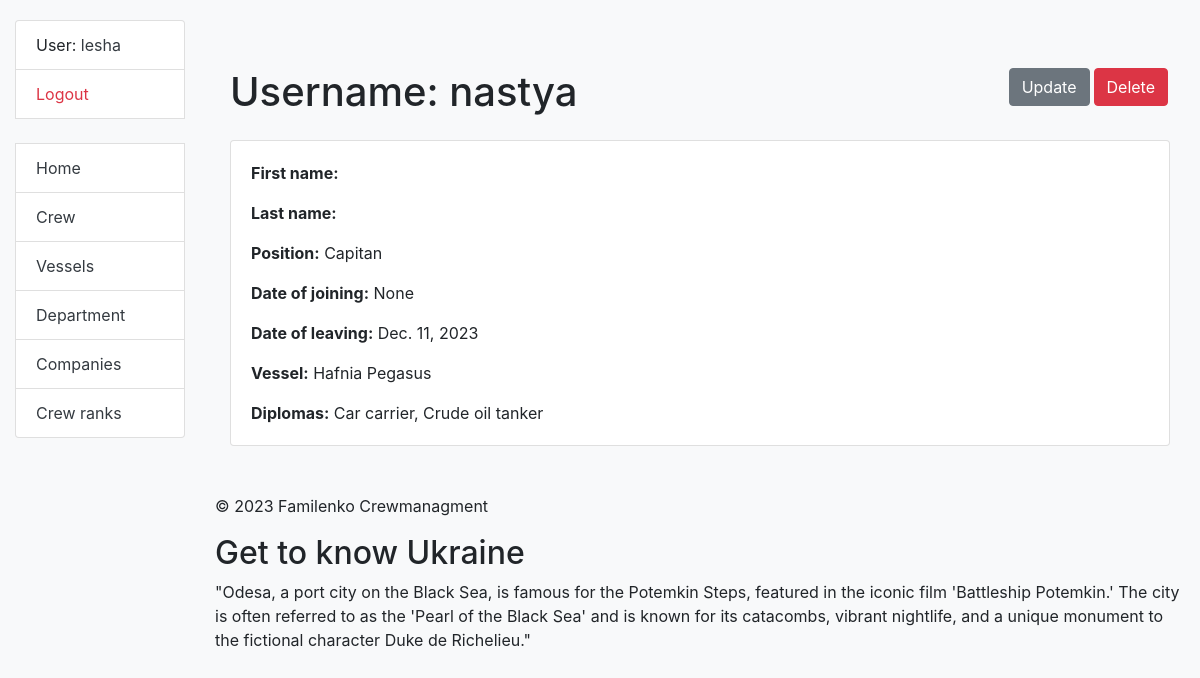
Before: /crew/6/ (signed in) with the older database file.
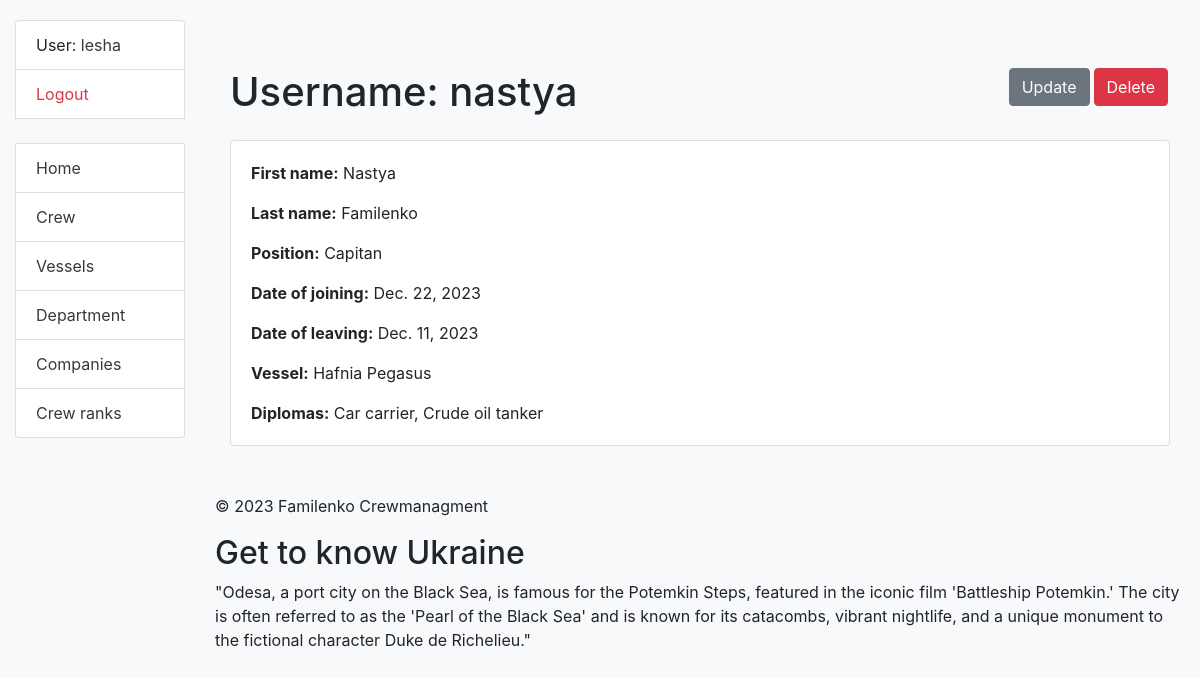
After: the same page with the newer database file.
### crewing/models.py (models this page shows, shortened)
class Crew(AbstractUser):
    position = models.ForeignKey(Position, on_delete=models.CASCADE, related_name='sailors', null=True, blank=True)
    salary = models.IntegerField(null=True, blank=True)
    date_of_birth = models.DateField(null=True, blank=True)
    date_of_joining = models.DateField(null=True, blank=True)
    date_of_leaving = models.DateField(null=True, blank=True)
    vessel_type = models.ManyToManyField(VesselType, related_name='sailors')
    vessel = models.ForeignKey('Vessel', on_delete=models.DO_NOTHING, related_name='sailors', null=True, blank=True)
    class Meta:
        verbose_name_plural = "sailors"
        verbose_name = "sailor"
        ordering = ["-position"]
    def get_absolute_url(self):
        return reverse("crewing:crew-detail", kwargs={"pk": self.pk})

class Position(models.Model):
    name = models.CharField(max_length=50, unique=True)
    responsibility = models.TextField(blank=True, null=True)
    class Meta:
        verbose_name = "position"
        verbose_name_plural = "positions"
        ordering = ["name"]
    def __str__(self):
        return self.name

class Vessel(models.Model):
    name = models.CharField(max_length=50)
    IMO_number = models.IntegerField(unique=True)
    vessel_type = models.ForeignKey(VesselType, on_delete=models.CASCADE, related_name='vessels')
    company = models.ForeignKey('Company', on_delete=models.CASCADE, related_name='vessels')
    class Meta:
        verbose_name_plural = "vessels"
        verbose_name = "vessel"
        ordering = ["name"]
    def __str__(self):
        return self.name

class VesselType(models.Model):
    name = models.CharField(max_length=50, unique=True)
    description = models.TextField(blank=True, null=True)
    def __str__(self):
        return self.name
    class Meta:
        verbose_name = "vessel_type"
        verbose_name_plural = "vessel_types"
        ordering = ["name"]

### crewing/views.py (the view)
# urls.py: path("crew/<int:pk>/", CrewDetailView.as_view(), name="crew-detail"),
class CrewDetailView(LoginRequiredMixin, generic.DetailView):
    model = Crew
    template_name = "crewing/crew/detail.html"
    def get_queryset(self):
        return Crew.objects.select_related('position', 'vessel').prefetch_related('vessel_type')

### crewing/context_processors.py (called while the page is built)
def get_interesting_fact(request: HttpRequest) -> dict:
    with open("crewing/data_for_footer.json", "r") as f:
        history_data = f.read().split("\n")
    history = random.choice(history_data)
    return {"history": history}

### templates/crewing/crew/detail.html
{% extends "base.html" %}
{% block content %}
  <div class="container mt-5">
    <h1 class="mb-4">
      Username: {{ crew.username }}
      <a href="{% url "crewing:crew-delete" pk=crew.id %}" class="btn btn-danger link-to-page">
        Delete
      </a>
      <a href="{% url "crewing:crew-update" pk=crew.id %}" class="btn btn-secondary link-to-page">
        Update
      </a>
    </h1>
    <div class="card">
      <div class="card-body">
        <p class="card-text"><strong>First name:</strong> {{ crew.first_name }}</p>
        <p class="card-text"><strong>Last name:</strong> {{ crew.last_name }}</p>
        <p class="card-text"><strong>Position:</strong> {{ crew.position }}</p>
        <p class="card-text"><strong>Date of joining:</strong> {{ crew.date_of_joining }}</p>
        <p class="card-text"><strong>Date of leaving:</strong> {{ crew.date_of_leaving }}</p>
        <p class="card-text"><strong>Vessel:</strong> {{ crew.vessel }}</p>
        {% if crew.vessel_type.all %}
          <p class="card-text"><strong>Diplomas:</strong> {{ crew.vessel_type.all|join:", " }}</p>
        {% else %}
          <p class="card-text">No diplomas!</p>
        {% endif %}
      </div>
    </div>
  </div>
{% endblock %}

Changed rows visible on the page:
changed Crew "nastya": first_name (not shown) → "Nastya"; last_name (not shown) → "Familenko"; date_of_joining "None" → "Dec. 22, 2023"
